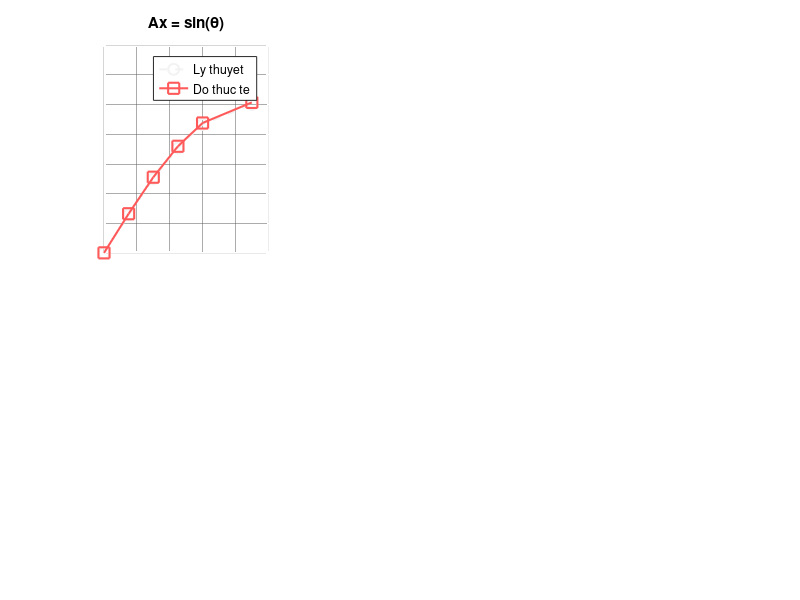

This chart was generated by the following MATLAB code: (Note: this script raises an error after producing the figure.)
clc; clear; close all;
angles_list = [0, 15, 30, 45, 60, 90];
fid = fopen('bai3_data.txt', 'r');
if fid == -1
    error('Khong mo duoc file bai3_data.txt. Kiem tra lai duong dan.');
end

raw = [];
while ~feof(fid)
    line = strtrim(fgetl(fid));
    parts = strsplit(line, ',');
    if numel(parts) == 4
        vals = str2double(parts);
        if ~any(isnan(vals))
            raw = [raw; vals]; %#ok<AGROW>
        end
    end
end
fclose(fid);

if isempty(raw)
    error('Khong doc duoc du lieu. Kiem tra lai dinh dang file.');
end
fprintf('Doc duoc %d dong du lieu tu file.\n', size(raw, 1));

%% ---- 2. TINH TRUNG BINH THEO GOC ----
ax_meas = zeros(1,6);
ay_meas = zeros(1,6);
az_meas = zeros(1,6);

for i = 1:6
    ang = angles_list(i);
    idx = abs(raw(:,1) - ang) < 0.5; 
    if sum(idx) == 0
        warning('Khong co du lieu cho goc %d do!', ang);
        continue
    end
    ax_meas(i) = mean(raw(idx, 2));
    ay_meas(i) = mean(raw(idx, 3));
    az_meas(i) = mean(raw(idx, 4));
end

%% ---- 3. GIA TRI LY THUYET ----
angles_rad = deg2rad(angles_list);
ax_theory  = sin(angles_rad);
ay_theory  = zeros(1,6);
az_theory  = cos(angles_rad);

%% ---- 4. TINH |a| VA SAI LECH ----
mag_meas = sqrt(ax_meas.^2 + ay_meas.^2 + az_meas.^2);
err_pct  = abs(mag_meas - 1.0) * 100;

fprintf('\n=== BAI 3: ANH HUONG GIA TOC TRONG TRUONG ===\n\n');
fprintf('%-6s | %-8s %-8s %-8s | %-8s %-8s %-8s | %-6s | %-8s\n', ...
    'Goc','Ax_LT','Ay_LT','Az_LT','Ax_do','Ay_do','Az_do','|a|','Sai lech');
fprintf('%s\n', repmat('-',1,80));
for i = 1:6
    fprintf('%-6d | %-8.3f %-8.3f %-8.3f | %-8.3f %-8.3f %-8.3f | %-6.4f | %.2f%%\n', ...
        angles_list(i), ...
        ax_theory(i), ay_theory(i), az_theory(i), ...
        ax_meas(i),   ay_meas(i),   az_meas(i), ...
        mag_meas(i),  err_pct(i));
end

fprintf('\n--- DANH GIA ---\n');
if all(err_pct <= 3.0)
    fprintf('[OK] Tat ca goc do: sai lech |a| < 3%%\n');
else
    bad = angles_list(err_pct > 3.0);
    fprintf('[!] Goc do lech >3%%: %s -> Can hieu chinh gain Accel\n', mat2str(bad));
end

%% ---- 5. DARK THEME SETUP ----
BG   = [0.10 0.10 0.10];
AX   = [0.15 0.15 0.15];
FG   = [1.00 1.00 1.00];
GRID = [0.35 0.35 0.35];
CLT  = [0.95 0.95 0.95];
CRX  = [1.00 0.35 0.35];
CGR  = [0.35 0.90 0.35];
CBL  = [0.35 0.65 1.00];
COR  = [1.00 0.70 0.10];
CGB  = [0.50 0.80 1.00];
fig = figure('Name','Bai 3 - Anh huong gia toc trong truong', ...
             'Position',[50 50 1300 800], ...
             'Color', BG); 
    function style_ax(ax, AX, FG, GRID)
        set(ax, 'Color', AX, ...
                'XColor', FG, 'YColor', FG, 'ZColor', FG, ...
                'GridColor', GRID, 'MinorGridColor', GRID, ...
                'GridAlpha', 0.5);
        ax.Title.Color  = FG;
        ax.XLabel.Color = FG;
        ax.YLabel.Color = FG;
        lg = ax.Legend;
        if ~isempty(lg)
            lg.Color     = [0.18 0.18 0.18];
            lg.TextColor = FG;
            lg.EdgeColor = [0.5 0.5 0.5];
        end
    end

%% ---- 6. VE DO THI ----
% --- Ax ---
ax1 = subplot(2,3,1);
plot(angles_list, ax_theory, '--o', 'Color', CLT, 'LineWidth',1.5,'MarkerSize',8, ...
     'DisplayName','Ly thuyet'); hold on;
plot(angles_list, ax_meas,   '-s',  'Color', CRX, 'LineWidth',1.5,'MarkerSize',8, ...
     'DisplayName','Do thuc te');
xlabel('Goc nghieng (do)'); ylabel('Ax (g)');
title('Ax = sin(\theta)'); legend('Location','best'); grid on;
style_ax(ax1, AX, FG, GRID);
% --- Ay ---
ax2 = subplot(2,3,2);
plot(angles_list, ay_theory, '--o', 'Color', CLT, 'LineWidth',1.5,'MarkerSize',8, ...
     'DisplayName','Ly thuyet'); hold on;
plot(angles_list, ay_meas,   '-s',  'Color', CGR, 'LineWidth',1.5,'MarkerSize',8, ...
     'DisplayName','Do thuc te');
xlabel('Goc nghieng (do)'); ylabel('Ay (g)');
title('Ay \approx 0'); legend('Location','best'); grid on;
style_ax(ax2, AX, FG, GRID);

% --- Az ---
ax3 = subplot(2,3,3);
plot(angles_list, az_theory, '--o', 'Color', CLT, 'LineWidth',1.5,'MarkerSize',8, ...
     'DisplayName','Ly thuyet'); hold on;
plot(angles_list, az_meas,   '-s',  'Color', CBL, 'LineWidth',1.5,'MarkerSize',8, ...
     'DisplayName','Do thuc te');
xlabel('Goc nghieng (do)'); ylabel('Az (g)');
title('Az = cos(\theta)'); legend('Location','best'); grid on;
style_ax(ax3, AX, FG, GRID);
% --- |a| tong hop ---
ax4 = subplot(2,3,4);
plot(angles_list, ones(1,6), '--', 'Color', CLT, 'LineWidth',2, ...
     'DisplayName','1g ly tuong'); hold on;
plot(angles_list, mag_meas, '-o', 'Color', COR, 'LineWidth',1.5,'MarkerSize',8, ...
     'DisplayName','|a| do duoc');
fill([angles_list, fliplr(angles_list)], ...
     [ones(1,6)*0.97, ones(1,6)*1.03], ...
     [0.3 0.5 0.8], 'FaceAlpha',0.25, 'EdgeColor','none', ...
     'DisplayName','±3%');
xlabel('Goc nghieng (do)'); ylabel('|a| (g)');
title('Gia toc tong hop |a| (phai = 1g)');
legend('Location','best'); grid on; ylim([0.90 1.10]);
style_ax(ax4, AX, FG, GRID);

% --- Sai lech % ---
ax5 = subplot(2,3,5);
b = bar(angles_list, err_pct, 'FaceColor', [0.30 0.60 1.00], 'EdgeColor','none');
hold on;
yline(3.0, '--', '3% gioi han', 'Color', [1 0.4 0.4], 'LineWidth',1.5, ...
      'LabelVerticalAlignment','bottom', 'FontSize', 9);
xlabel('Goc nghieng (do)'); ylabel('Sai lech |a| (%)');
title('Sai lech so voi 1g ly tuong'); grid on;
ylim([0, max(max(err_pct), 3)*1.4]);
style_ax(ax5, AX, FG, GRID);
ax5.YAxis.Color = FG;

% --- Vector gia toc 2D ---
ax6 = subplot(2,3,6);
theta_cont = linspace(0, pi/2, 100);
plot(sin(theta_cont), cos(theta_cont), '--', 'Color', CLT, 'LineWidth',1.5, ...
     'DisplayName','Duong tron don vi ly tuong'); hold on;
scatter(ax_meas, az_meas, 80, CGB, 'filled', 'DisplayName','Do thuc te');
for i = 1:6
    text(ax_meas(i)+0.015, az_meas(i)+0.015, sprintf('%d°', angles_list(i)), ...
         'FontSize',9, 'Color', FG);
end
xlabel('Ax (g)'); ylabel('Az (g)');
title('Quy dao vector gia toc (Ax vs Az)');
legend('Location','best'); grid on; axis equal;
xlim([-0.1 1.1]); ylim([-0.1 1.1]);
style_ax(ax6, AX, FG, GRID);
% --- Super title ---
sgt = sgtitle('BAI 3 - KHAO SAT ANH HUONG GIA TOC TRONG TRUONG', ...
              'FontSize',13, 'FontWeight','bold');
sgt.Color = FG;

saveas(fig, 'bai3_gravity.png');
fprintf('\n[OK] Da luu bai3_gravity.png\n');
